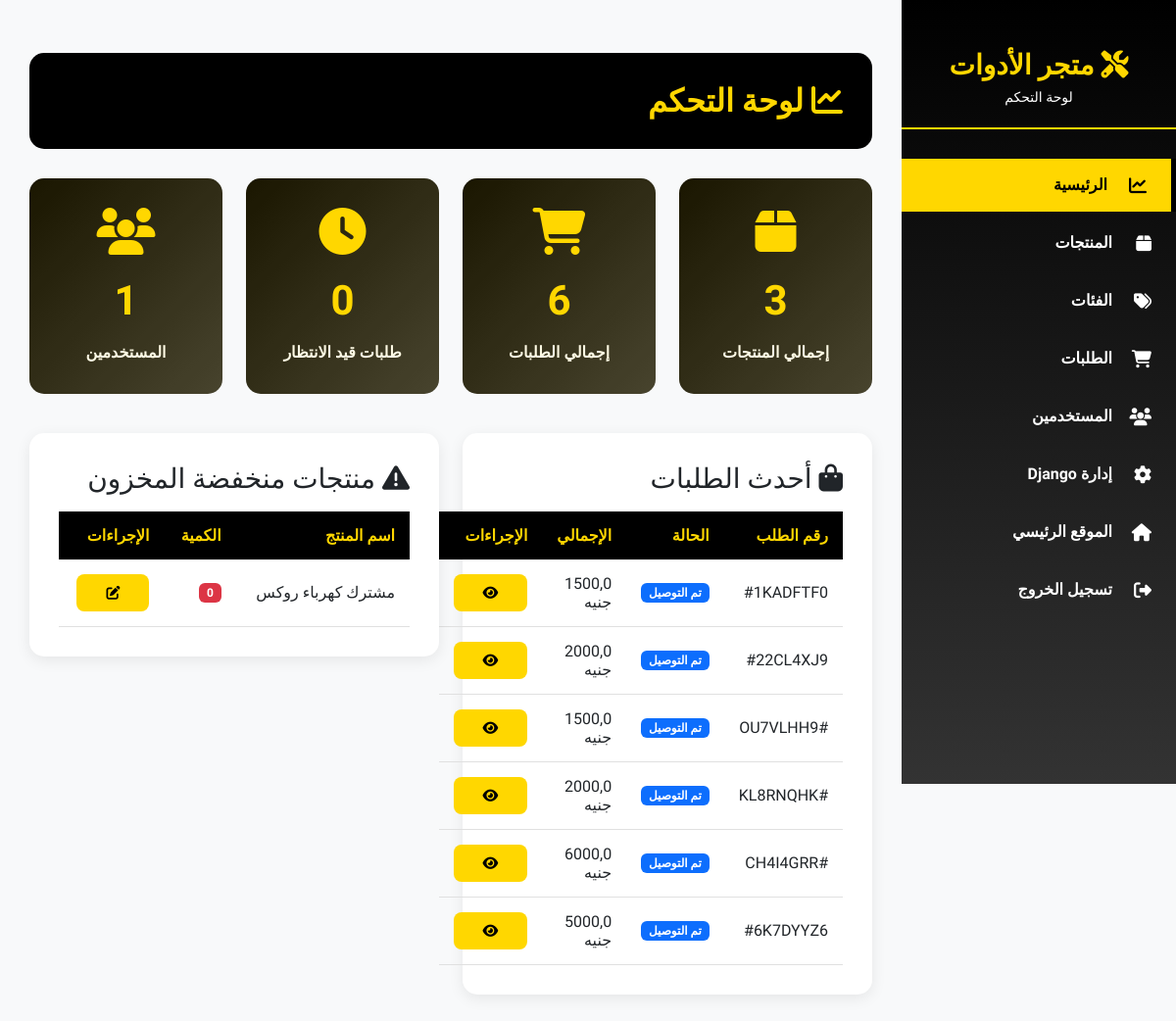
/admin-panel/ (signed in), run on an earlier commit of the app's database.
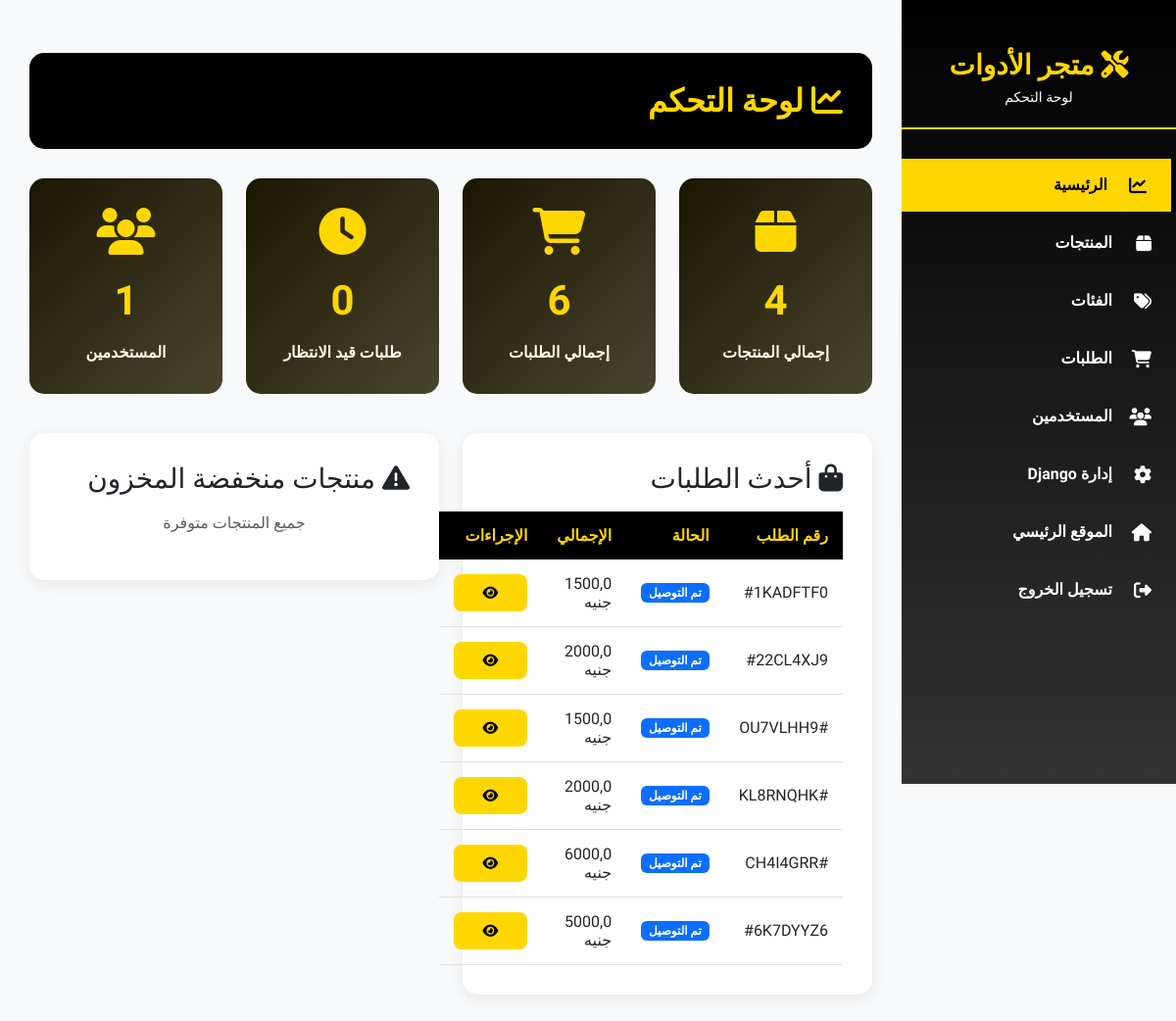
And on a later commit of the database.
### orders/models.py (models this page shows, shortened)
class Order(models.Model):
    user = models.ForeignKey(CustomUser, related_name='order_owner', on_delete=models.SET_NULL, blank=True, null=True)
    status = models.CharField(choices=ORDER_STATUS, max_length=20, default='Received')
    code = models.CharField(default=generate_code, max_length=20)
    order_time = models.DateTimeField(default=timezone.now)
    delivery_time = models.DateTimeField(blank=True, null=True)  # Fixed spelling
    coupon = models.ForeignKey('Coupon', related_name='order_coupon', on_delete=models.SET_NULL, blank=True, null=True)
    address = models.ForeignKey(OrderAddress, related_name='orders', on_delete=models.SET_NULL, null=True, blank=True)
    subtotal = models.FloatField('المجموع الفرعي', default=0)
    delivery_fee = models.FloatField('رسوم التوصيل', default=0)
    discount = models.FloatField('الخصم', default=0)
    total = models.FloatField('الإجمالي', blank=True, null=True)
    total_with_coupon = models.FloatField(blank=True, null=True)
    class Meta:
        ordering = ['-order_time']

### products/models.py (models this page shows, shortened)
class ProductColor(models.Model):
    product = models.ForeignKey(
        Product,
        related_name='color',
        on_delete=models.CASCADE
    )
    color = models.ForeignKey(
        Color,
        related_name='product_colors',
        on_delete=models.CASCADE
    )
    price = models.FloatField()
    quantity = models.IntegerField()
    code = models.CharField(max_length=100)  # لكل لون كود خاص
    mark = models.CharField(max_length=100, blank=True, null=True)  # لو تريد علامة خاصة لكل لون

class Product(models.Model):
    name = models.CharField('name', max_length=120,blank=True,null=True, db_index=True)
    category = models.ForeignKey(Category, verbose_name='الفئة', related_name='products', on_delete=models.SET_NULL, null=True, blank=True, db_index=True)
    subtitle = models.TextField('subtitle', max_length=500, blank=True, null=True)
    image = models.ImageField(upload_to='product_colors', blank=True, null=True)
    description = models.TextField('description', max_length=50000, blank=True, null=True)
    created_at = models.DateTimeField(default=timezone.now, db_index=True)
    tags = TaggableManager()
    brand = models.CharField('العلامة التجارية', max_length=100, blank=True)  # Optional brand field
    is_featured = models.BooleanField('مميز', default=False)  # Featured products
    is_active = models.BooleanField('نشط', default=True)  # Active/inactive products
    slug = models.SlugField(blank=True, null=True, unique=True, db_index=True)
    class Meta :
        ordering = ['id']
        verbose_name = 'Product'
        verbose_name_plural = 'Products'

### admin_panel/views.py (the view)
# urls.py: path('', views.admin_dashboard, name='dashboard'),
@admin_required
def admin_dashboard(request):
    total_products = Product.objects.filter(is_active=True).count()
    total_orders = Order.objects.count()
    pending_orders = Order.objects.filter(status='Received').count()
    total_users = CustomUser.objects.count()
    recent_orders = Order.objects.all().order_by('-order_time')[:10]
    low_stock_products = ProductColor.objects.filter(quantity__lt=10).order_by('quantity')[:5]
    current_month = timezone.now().month
    current_year = timezone.now().year
    monthly_revenue = Order.objects.filter(
        order_time__month=current_month,
        order_time__year=current_year
    ).aggregate(total=Sum('total'))['total'] or 0
    context = {
        'total_products': total_products,
        'total_orders': total_orders,
        'pending_orders': pending_orders,
        'total_users': total_users,
        'recent_orders': recent_orders,
        'low_stock_products': low_stock_products,
        'monthly_revenue': monthly_revenue,
    }
    return render(request, 'admin_panel/dashboard.html', context)

### accounts/custom_context_processor.py (called while the page is built)
def custom_user_context(request):
    if request.user.is_authenticated:
        user = request.user
        return {
            'user': user,
        }
    return {}

### orders/cart_context_processor.py (called while the page is built, shortened)
def get_cart_data(request):
    if request.user.is_authenticated:
        cart, created = Cart.objects.get_or_create(user=request.user, status='Inprogress')
        cart_detail = CartDetail.objects.filter(cart=cart)
        return {
            'cart_data': cart,
            'cart_detail_data': cart_detail,
        }

### admin_panel/templates/admin_panel/dashboard.html (shortened to what this page needs)
{% extends 'admin_panel/base.html' %}
{% load i18n %}
{% block content %}
<div class="page-header">
 <h1>
  <i class="fas fa-chart-line">
  </i>
  {% trans "لوحة التحكم" %}
 </h1>
</div>
<div class="row mb-4">
 <div class="col-md-3 mb-3">
  <div class="stat-card">
   <div class="stat-icon">
    <i class="fas fa-box">
    </i>
   </div>
   <div class="stat-value">
    {{ total_products }}
   </div>
   <div class="stat-label">
    {% trans "إجمالي المنتجات" %}
   </div>
  </div>
 </div>
 <div class="col-md-3 mb-3">
  <div class="stat-card">
   <div class="stat-icon">
    <i class="fas fa-shopping-cart">
    </i>
   </div>
   <div class="stat-value">
    {{ total_orders }}
   </div>
   <div class="stat-label">
    {% trans "إجمالي الطلبات" %}
   </div>
  </div>
 </div>
 <div class="col-md-3 mb-3">
  <div class="stat-card">
   <div class="stat-icon">
    <i class="fas fa-clock">
    </i>
   </div>
   <div class="stat-value">
    {{ pending_orders }}
   </div>
   <div class="stat-label">
    {% trans "طلبات قيد الانتظار" %}
   </div>
  </div>
 </div>
 <div class="col-md-3 mb-3">
  <div class="stat-card">
   <div class="stat-icon">
    <i class="fas fa-users">
    </i>
   </div>
   <div class="stat-value">
    {{ total_users }}
   </div>
   <div class="stat-label">
    {% trans "المستخدمين" %}
   </div>
  </div>
 </div>
</div>
<div class="row">
 <div class="col-md-6 mb-4">
  <div class="content-card">
   <h3 class="mb-3">
    <i class="fas fa-shopping-bag">
    </i>
    {% trans "أحدث الطلبات" %}
   </h3>
   {% if recent_orders %}
   <table class="admin-table">
    <thead>
     <tr>
      <th>
       {% trans "رقم الطلب" %}
      </th>
      <th>
       {% trans "الحالة" %}
      </th>
      <th>
       {% trans "الإجمالي" %}
      </th>
      <th>
       {% trans "الإجراءات" %}
      </th>
     </tr>
    </thead>
    <tbody>
     {% for order in recent_orders %}
     <tr>
      <td>
       #{{ order.code }}
      </td>
      <td>
       <span class="badge bg-primary">
        {{ order.get_status_display }}
       </span>
      </td>
      <td>
       {{ order.total }}  {% trans "جنيه" %}
      </td>
      <td>
       <a class="btn btn-sm btn-admin-primary" href="{% url 'admin_panel:order-detail' order.code %}">
        <i class="fas fa-eye">
        </i>
       </a>
      </td>
     </tr>
     {% endfor %}
    </tbody>
   </table>
   {% else %}
   <p class="text-muted text-center">
    {% trans "لا توجد طلبات" %}
   </p>
   {% endif %}
  </div>
 </div>
 <div class="col-md-6 mb-4">
  <div class="content-card">
   <h3 class="mb-3">
    <i class="fas fa-exclamation-triangle">
    </i>
    {% trans "منتجات منخفضة المخزون" %}
   </h3>
   {% if low_stock_products %}
   <table class="admin-table">
    <thead>
     <tr>
      <th>
       {% trans "اسم المنتج" %}
      </th>
      <th>
       {% trans "الكمية" %}
      </th>
      <th>
       {% trans "الإجراءات" %}
      </th>
     </tr>
    </thead>
    <tbody>
    {% for pc in low_stock_products %}
        <tr>
        <td>
        {{ pc.product.name }}
        </td>
        <td>
        <span class="badge bg-danger">
        {{ pc.quantity }}
        </span>
        </td>
        <td>
        <a class="btn btn-sm btn-admin-primary" href="{% url 'admin_panel:product-edit' pc.product.id %}">
        <i class="fas fa-edit"></i>
        </a>
        </td>
        </tr>
    {% endfor %}
    </tbody>
   </table>
   {% else %}
   <p class="text-muted text-center">
    {% trans "جميع المنتجات متوفرة" %}
   </p>
   {% endif %}
  </div>
 </div>
</div>
{% endblock %}

What changed in the data, as far as the page shows it:
removed ProductColor: product.name "مشترك كهرباء روكس", quantity "0"
Also different on the page:
{{ total_products }}: "3" → "4"
text no longer shown: "اسم المنتج الكمية الإجراءات"
text now shown: "جميع المنتجات متوفرة"
